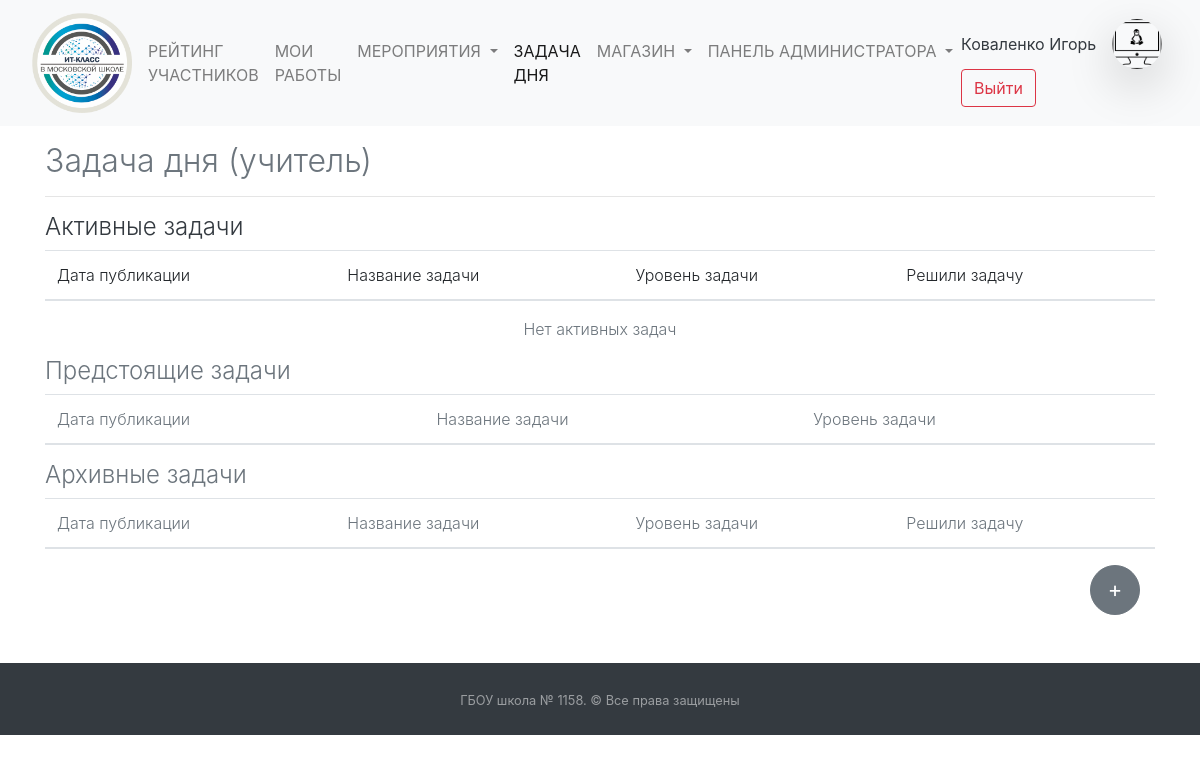
Before: /daytask/ (signed in) with the older database file.
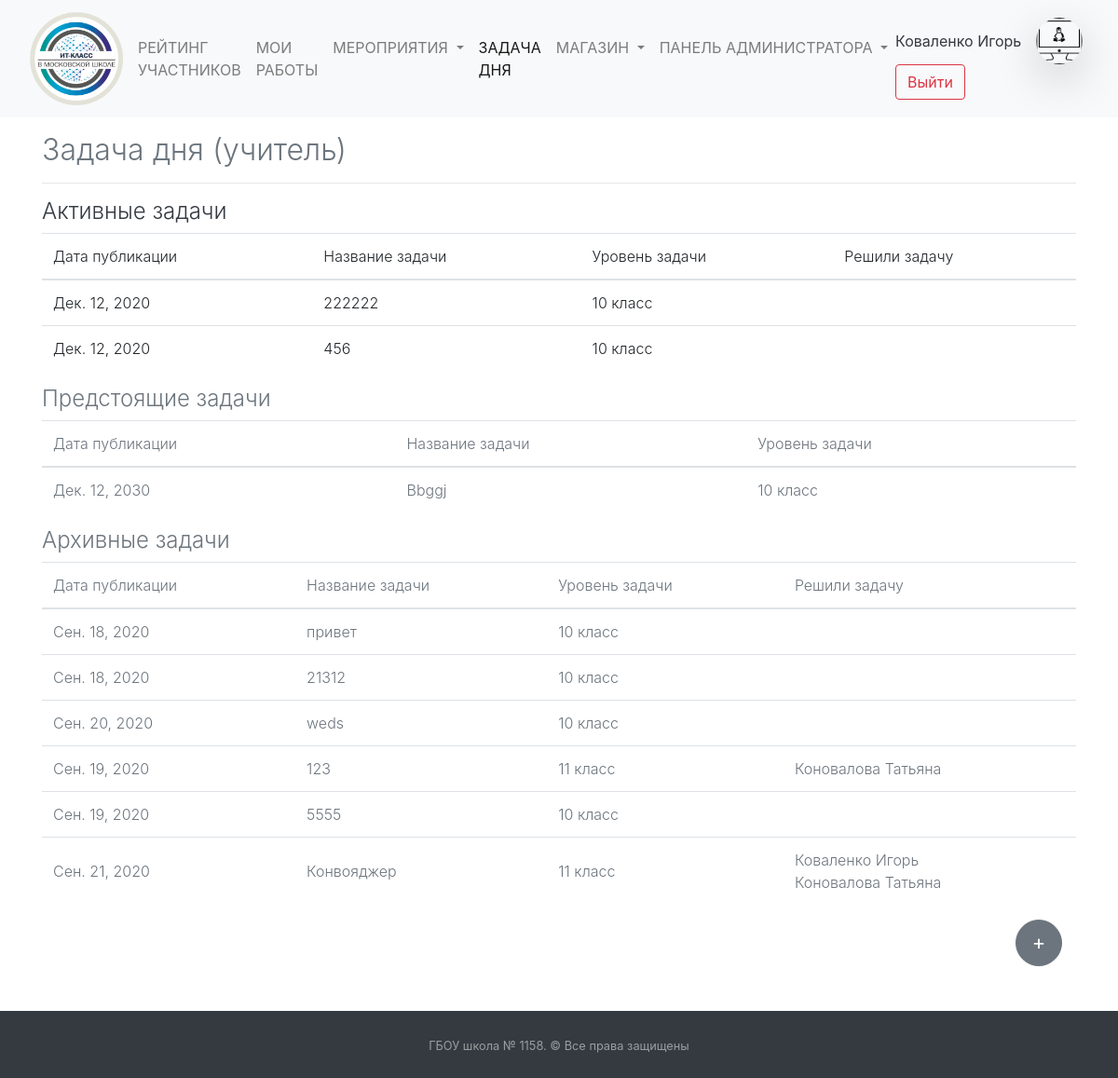
After: the same page with the newer database file.
### daytask/models.py (models this page shows, shortened)
class Tasks(models.Model):
    STATUS_CHOICES = (
        ('ST10', '10 класс'),
        ('ST11', '11 класс'),
    )
    date = models.DateField("Дата задачи", null=True)
    name = models.CharField("Название задачи", null=True, max_length=150)
    discription_task = HTMLField("Условие задачи")
    status_task = models.CharField("Выберите класс", choices=STATUS_CHOICES, default='ST10', max_length=30)
    result = models.CharField(null=True, verbose_name="Правильный ответ на задачу", max_length=200)
    count_answer = models.IntegerField(default=2,
                                       verbose_name="Количество человек, которые могут решить задачу")
    score = models.IntegerField("Максимальный балл за задачу", default=5)
    tries = models.IntegerField(default=-1, verbose_name="Количество попыток ответа на каждого ученика (-1 - бесконечно)")
    tries_list = models.CharField(default="", verbose_name="ID учеников, совершившие попытку",
                                                max_length=200,
                                                blank=True)
    id_puple_correct_answers = models.CharField(default="", verbose_name="ID учеников, кто дал правильный ответ",
                                                max_length=200,
                                                blank=True)
    class Meta:
        verbose_name = "Задача дня"
        verbose_name_plural = "Задача дня"

### mainapp/models.py (models this page shows, shortened)
class Puples(models.Model):
    STATUS_CHOICES = (
        ('ST10', 'Ученик 10 ИТ-класса'),
        ('ST11', 'Ученик 11 ИТ-класса'),
        ('APP', 'Кандидат в ИТ-класс'),
        ('TEACH', 'Учитель')
    )
    PROGRESS_CHOICES = (
        (0, '0'),
        (25, '25'),
        (50, '50'),
        (75, '75'),
        (100, '100'),
    )
    name = models.CharField("Имя", null=True, max_length=50)
    surname = models.CharField("Фамилия", null=True, max_length=100)
    rate = models.PositiveIntegerField("Рейтинг ученика", default=0)
    image = models.ImageField("Фотография профиля", blank=True, upload_to="puples_photo",
                              default="puples_photo/user-2.png")
    user = models.OneToOneField(User, on_delete=models.CASCADE, null=True, default='',
                                verbose_name="Связь с таблицей пользователей")
    status = models.CharField("Статуc", choices=STATUS_CHOICES, default='ST10', max_length=30)
    applicant_first_result = models.FloatField("Результат первого этапа", blank=True, default=0)
    applicant_progress = models.IntegerField(verbose_name="Прогресс", choices=PROGRESS_CHOICES, default=0, blank=True)
    email = models.EmailField(verbose_name="Email", default="")
    phone = models.CharField(max_length=12, verbose_name="Телефон", default="")
    class Meta:
        verbose_name = "Пользователи"
        verbose_name_plural = "Пользователи"

### daytask/views.py (the view, shortened to what this page needs)
# urls.py: path('', views.DayTaskView.as_view(), name='Задача дня'),
class DayTaskView(HeaderNotificationsCounter, LoginRequiredMixin, ListView):
    template_name = "daytask/daytask.html"
    queryset = Tasks
    login_url = '/login/'
    def time_end_task(self, task):
        return ""
    def type_tasks(self, day):
        all_types_tasks = {"active" : [(i, [Puples.objects.get(user=j) for j in i.id_puple_correct_answers.split()])\
                                       for i in Tasks.objects.filter(date=day)]}
        all_types_tasks["last"] = [(i, [Puples.objects.get(user=j) for j in i.id_puple_correct_answers.split()])\
                                   for i in Tasks.objects.filter(date__lt=day)]
        all_types_tasks["fiture"] = [(i, [Puples.objects.get(user=j) for j in i.id_puple_correct_answers.split()])\
                                     for i in Tasks.objects.filter(date__gt=day)]
        return all_types_tasks
    def get_context_data(self, *, object_list=None, **kwargs):
        context = super().get_context_data(**kwargs)
        try:
            context["tasks_active_teacher"] = self.type_tasks(dt.datetime.now().date())["active"]
            context["tasks_last_teacher"] = self.type_tasks(dt.datetime.now().date())["last"]
            context["tasks_fiture_teacher"] = self.type_tasks(dt.datetime.now().date())["fiture"]
            context["list_names_success"] = ""
            context["task"] = Tasks.objects.get(date=dt.datetime.now().date(),
                                                status_task=self.request.user.puples.status)
        except:
            context["task"] = None
        context["end_time"] = self.time_end_task(context["task"])
        try:
            made_tries = len(list(filter(lambda x: x == self.request.user.id,
                                         [int(i) for i in context['task'].tries_list.split()])))
            if made_tries and made_tries != context["task"].tries:
                context['mistake'] = "Ответ неверный"
            context['tries'] = made_tries
            if context['task'].tries - made_tries > 0:
                context["button"] = f"Отправить (осталось {context['task'].tries - made_tries} \
                {self.convert_words('попытка', context['task'].tries - made_tries)})"
            elif context['task'].tries == -1:
                context["button"] = "Отправить решение"
            else:
                context["button"] = ""
        except:
            pass
        try:
            context["id_puple_correct_answers"] = [int(i) for i in context["task"].id_puple_correct_answers.split()]
            context["count_right_answers"] = len(context["id_puple_correct_answers"])
            context['list_name_right_answers'] = self.get_list_solved_task(context['id_puple_correct_answers'])
        except:
            context["id_puple_correct_answers"] = None
        return context

### mainapp/addons_python/views_addons_classes.py (called while the page is built)
    def get_context_data(self, *, object_list=None, **kwargs):
        context = super().get_context_data(**kwargs)
        context['events_new'] = Events.objects.filter(check=False).count()
        context['applicants_count'] = Puples.objects.filter(
            status="APP").count()
        return context

### templates/daytask/daytask.html (shortened to what the changed rows need)
{% extends  'base.html' %}
{% load static %}
{% block main %}
    <div class="container pt-3 {% if not button %}text-muted{% endif %}">
        {% if task and user.id not in id_puple_correct_answers and count_right_answers < task.count_answer %}
            <p class="font-weight-light text-right text-muted">{{ end_time }}</p>
            <h2 class="text-left font-weight-light pt-3">Задача дня</h2>
            <h2 class="text-center font-weight-light">{{ task.name }}</h2>
            <hr>
            {% autoescape off %}
                {{ task.discription_task }}
            {% endautoescape %}
            <hr>
            <h4 class="font-weight-light">Ответ:</h4>
            <form method="post">{% csrf_token %}
                <input type="text"
                       class="form-control text-left"
                       name="result" placeholder="Внесите ответ на задачу"
                       onkeydown="if(event.keyCode==13){return false;}">
                <p class="text-danger font-weight-bold">{{ mistake }}</p>
                <button class="btn {% if button %}btn-success mt-3"{% else %}btn-secondary mt-3" disabled{% endif %}
                type="submit">{% if button %}{{ button }}{% else %}Попытки закончились{% endif %}</button>
            </form>
            <div class="container mt-3 text-muted">
                <p class="font-weight-light text-right">Количество человек, которые могут решить
                    задачу: {{ task.count_answer }} </p>
                <p class="font-weight-light text-right">Максимальный балл за задачу: {{ task.score }} </p>
                <p class="font-weight-light text-right">Совершено попыток: {{ tries }} </p>
            </div>
        {% elif user.is_superuser %}
            <h2 class="font-weight-light">Задача дня (учитель)</h2>
            <hr>
            <h4 class="font-weight-light text-dark">Активные задачи</h4>
            <table class="table">
                <thead>
                <tr>
                    <th scope="col" class="font-weight-light">Дата публикации</th>
                    <th scope="col" class="font-weight-light">Название задачи</th>
                    <th scope="col" class="font-weight-light">Уровень задачи</th>
                    <th scope="col" class="font-weight-light">Решили задачу</th>
                </tr>
                </thead>
                <tbody>
                {% for task, list_success in tasks_active_teacher %}
                    <tr>
                        <th scope="row" class="font-weight-light align-middle">{{ task.date }}</th>
                        <td class="font-weight-light align-middle">{{ task.name }}</td>
                        <td class="font-weight-light align-middle">{{ task.get_status_task_display }}</td>
                        <td class="font-weight-light align-middle">
                            {% for i in list_success %}<a href="/statistic/pupil/{{ i.id }}" class="text-muted">{{ i.surname }} {{ i.name }}</a><br>{% endfor %}</td>
                    </tr>
                {% endfor %}
                </tbody>
            </table>
            {% if not tasks_active_teacher %}
                <p class="font-weight-light text-muted text-center">Нет активных задач</p>
            {% endif %}
            <h4 class="font-weight-light text-muted">Предстоящие задачи</h4>
            <table class="table text-muted">
                <thead>
                <tr>
                    <th scope="col" class="font-weight-light">Дата публикации</th>
                    <th scope="col" class="font-weight-light">Название задачи</th>
                    <th scope="col" class="font-weight-light">Уровень задачи</th>
                </tr>
                </thead>
                <tbody>
                {% for task, list_success in tasks_fiture_teacher %}
                    <tr>
                        <th scope="row" class="font-weight-light align-middle">{{ task.date }}</th>
                        <td class="font-weight-light align-middle">{{ task.name }}</td>
                        <td class="font-weight-light align-middle">{{ task.get_status_task_display }}</td>
                          </tr>
                {% endfor %}
                </tbody>
            </table>
            <h4 class="font-weight-light text-muted">Архивные задачи</h4>
            <table class="table text-muted">
                <thead>
                <tr>
                    <th scope="col" class="font-weight-light">Дата публикации</th>
                    <th scope="col" class="font-weight-light">Название задачи</th>
                    <th scope="col" class="font-weight-light">Уровень задачи</th>
                    <th scope="col" class="font-weight-light">Решили задачу</th>
                </tr>
                </thead>
                <tbody>
                {% for task, list_success in tasks_last_teacher %}
                    <tr>
                        <th scope="row" class="font-weight-light align-middle">{{ task.date }}</th>
                        <td class="font-weight-light align-middle">{{ task.name }}</td>
                        <td class="font-weight-light align-middle">{{ task.get_status_task_display }}</td>
                        <td class="font-weight-light align-middle">
                            {% for i in list_success %}<a href="/statistic/pupil/{{ i.id }}" class="text-muted">{{ i.surname }} {{ i.name }}</a><br>{% endfor %}</td>
                    </tr>
                {% endfor %}
                </tbody>
            </table>
            <div class="container text-right">
                <a href="add/">
                </a>
            </div>
        {% else %}
            <p class="font-weight-light text-muted text-center">В данный момент нет активных задач для решения. <br>
                Очень скоро задача появится.</p>
        {% endif %}
    </div>
{% endblock %}

Changed rows visible on the page:
added Tasks: date "Дек. 12, 2020", name "222222", status_task "10 класс", shown under "Активные задачи"
added Tasks: date "Дек. 12, 2020", name "456", status_task "10 класс", shown under "Активные задачи"
added Tasks: date "Дек. 12, 2030", name "Bbggj", status_task "10 класс", shown under "Предстоящие задачи"
added Tasks: date "Сен. 18, 2020", name "привет", status_task "10 класс", shown under "Архивные задачи"
added Tasks: date "Сен. 18, 2020", name "21312", status_task "10 класс", shown under "Архивные задачи"
added Tasks: date "Сен. 20, 2020", name "weds", status_task "10 класс", shown under "Архивные задачи"
added Tasks: date "Сен. 19, 2020", name "123", status_task "11 класс", shown under "Архивные задачи"
now on this page (row edited): Puples: surname "Коновалова", name "Татьяна"
added Tasks: date "Сен. 19, 2020", name "5555", status_task "10 класс", shown under "Архивные задачи"
added Tasks: date "Сен. 21, 2020", name "Конвояджер", status_task "11 класс", shown under "Архивные задачи"
now on this page (row edited): Puples: surname "Коваленко", name "Игорь", shown under "Сен. 21, 2020"
Other visible differences:
text no longer shown: "Нет активных задач"
